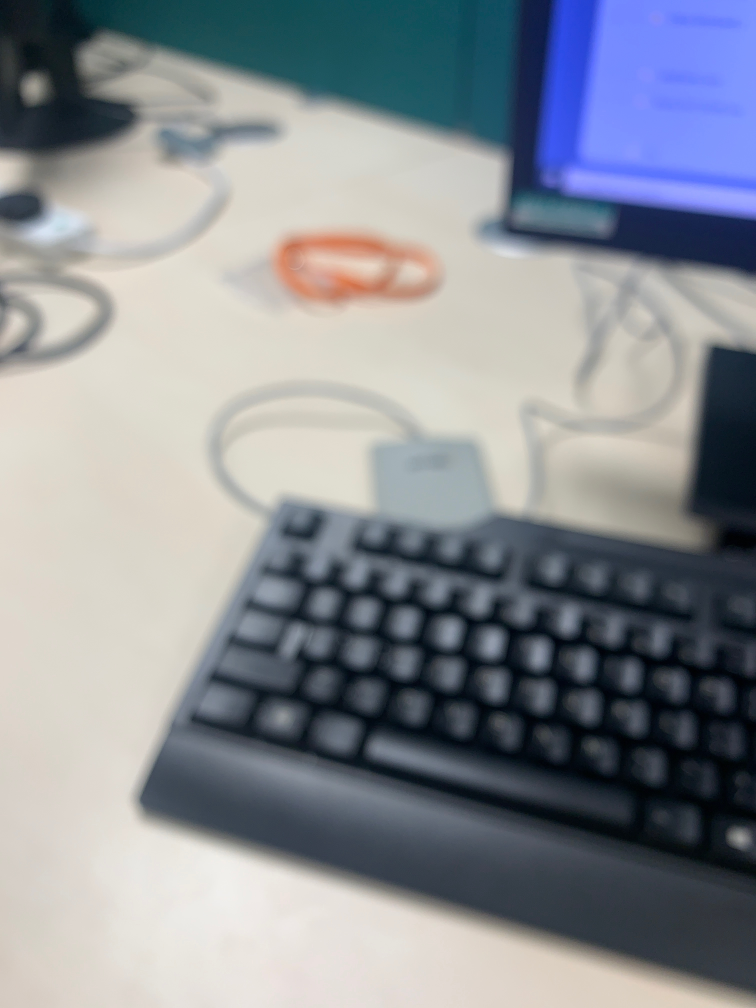
#> input picture image_processing/image_analysis/variance/data/Focus_Sweep_images/image_1.jpeg, 3024 x 4032 px, found by its file name (shown at 1/4 size)
$ python variance_of_laplacian.py
#> lines starting #> are read from the running program, lines starting #| are printed output that depends on the picture; long printed decimals are rounded
# ---------------------------------------------------------------
# Script name : variance_of_laplacian.py
# Created by  : Enda Stockwell
# ---------------------------------------------------------------
# Description:
# Find variance of laplacian of sample focal sweep images
#   Captured on iPhone
# ---------------------------------------------------------------

import cv2 as cv
import numpy as np
from matplotlib import pyplot as plt

img1 = cv.imread('data\Focus_Sweep_images\image_1.jpeg')
#> img1 is the input picture: shape (4032, 3024, 3); mean B, G, R 148.2, 142, 137.7
img2 = cv.imread('data\Focus_Sweep_images\image_2.jpeg')
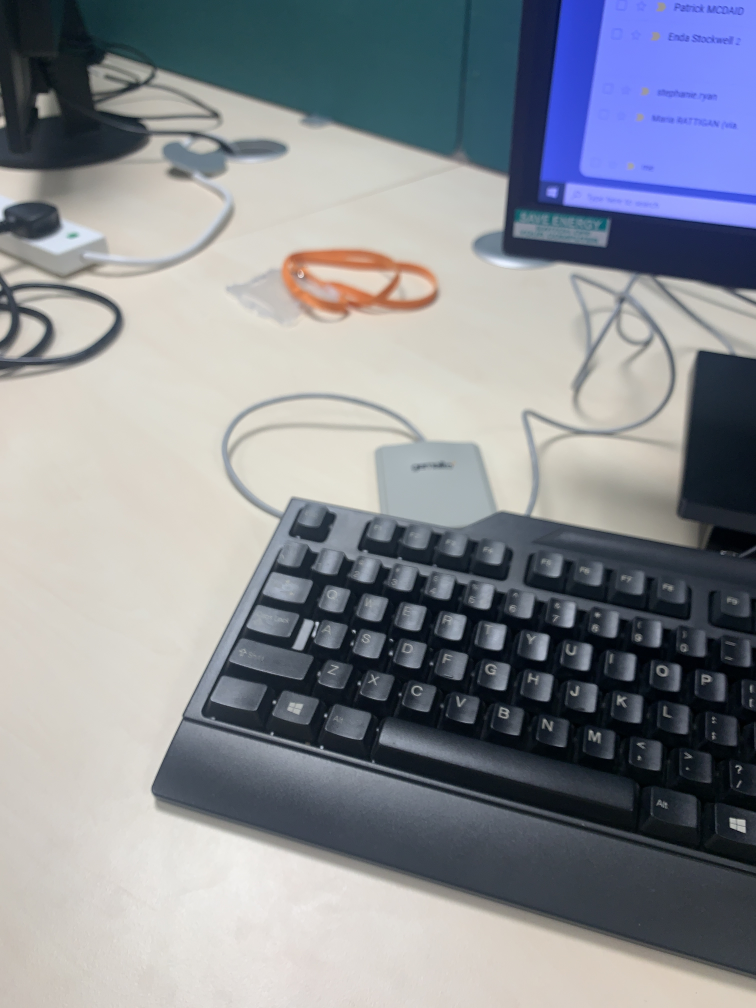
#> input picture image_processing/image_analysis/variance/data/Focus_Sweep_images/image_2.jpeg, 3024 x 4032 px, found by its file name (shown at 1/4 size)
#> img2 is the input picture: shape (4032, 3024, 3); mean B, G, R 147.5, 140.9, 137.3
img3 = cv.imread('data\Focus_Sweep_images\image_3.jpeg')
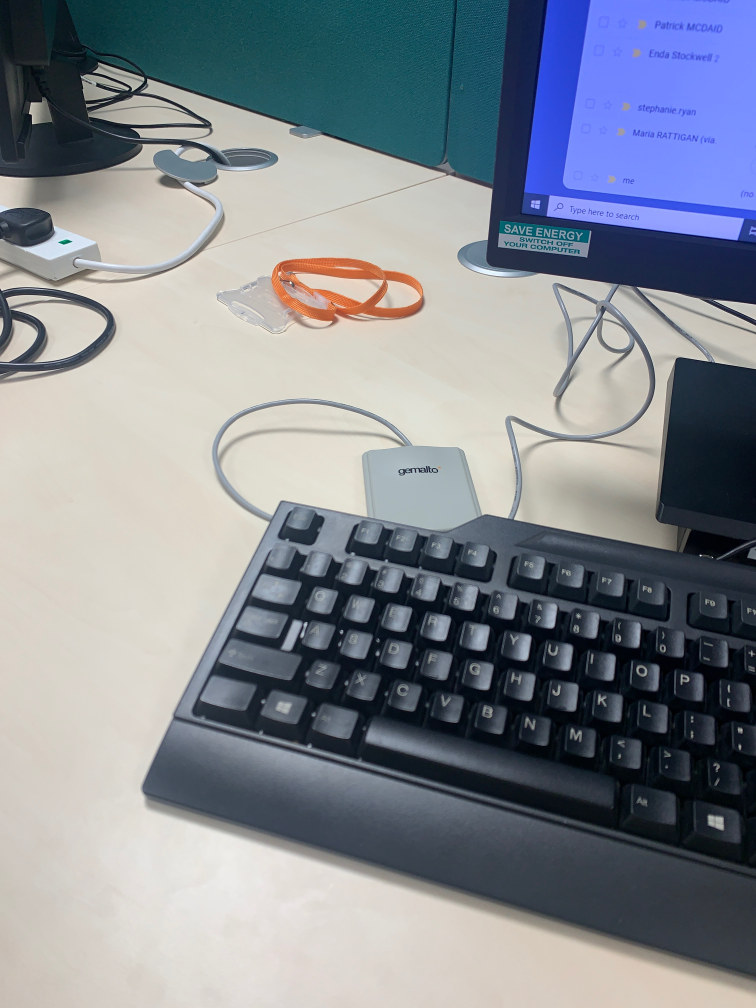
#> input picture image_processing/image_analysis/variance/data/Focus_Sweep_images/image_3.jpeg, 3024 x 4032 px, found by its file name (shown at 1/4 size)
#> img3 is the input picture: shape (4032, 3024, 3); mean B, G, R 145.7, 137.5, 131.8
img4 = cv.imread('data\Focus_Sweep_images\image_4.jpeg')
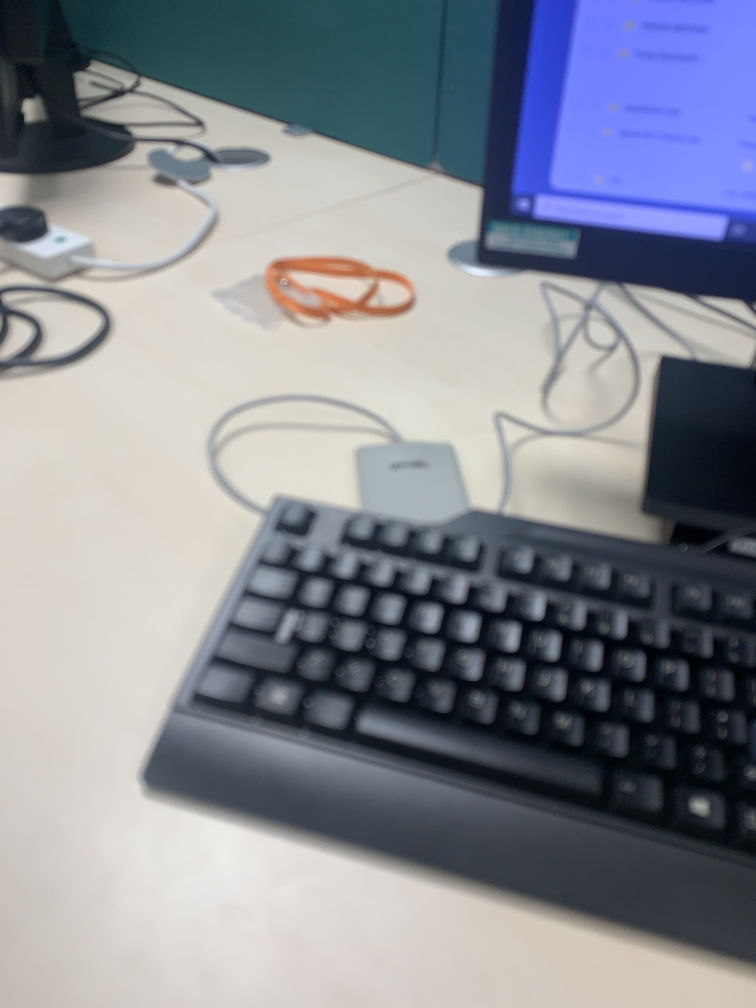
#> input picture image_processing/image_analysis/variance/data/Focus_Sweep_images/image_4.jpeg, 3024 x 4032 px, found by its file name (shown at 1/4 size)
#> img4 is the input picture: shape (4032, 3024, 3); mean B, G, R 146.6, 137.7, 133.9
img5 = cv.imread('data\Focus_Sweep_images\image_5.jpeg')
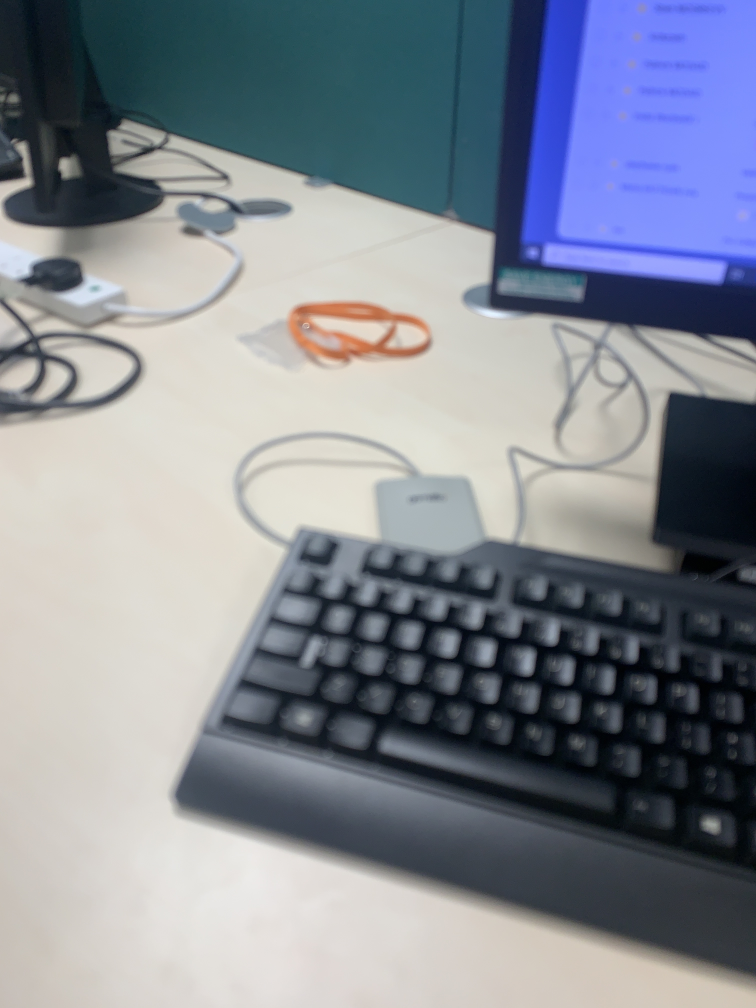
#> input picture image_processing/image_analysis/variance/data/Focus_Sweep_images/image_5.jpeg, 3024 x 4032 px, found by its file name (shown at 1/4 size)
#> img5 is the input picture: shape (4032, 3024, 3); mean B, G, R 147, 136.7, 131.3

height = int(img1.shape[1])
#> height = 3024
width = int(img1.shape[0])
#> width = 4032

resized1 = cv.resize(img1, (width//6, height//4), interpolation=cv.INTER_CUBIC)
resized2 = cv.resize(img2, (width//6, height//4), interpolation=cv.INTER_CUBIC)

# cv.imshow('Resized Image 1', resized1)
# cv.imshow('Resized Image 2', resized2)


# Blurring photo
blur1 = cv.GaussianBlur(resized1, (3, 3), 0)
blur2 = cv.GaussianBlur(resized2, (3, 3), 0)
# cv.imshow('Blur', blur)

# Converting to grayscale
gray1 = cv.cvtColor(blur1, cv.COLOR_BGR2GRAY)
gray2 = cv.cvtColor(blur2, cv.COLOR_BGR2GRAY)


# Canny filter (edge detection)
# canny1 = cv.Canny(blur1, 125, 175)
# canny2 = cv.Canny(blur2, 125, 175)
#cv.imshow('Canny of grescaled, blurred image', canny)

# Apply Laplace function
dst1 = cv.Laplacian(gray1, cv.CV_16S, 3)
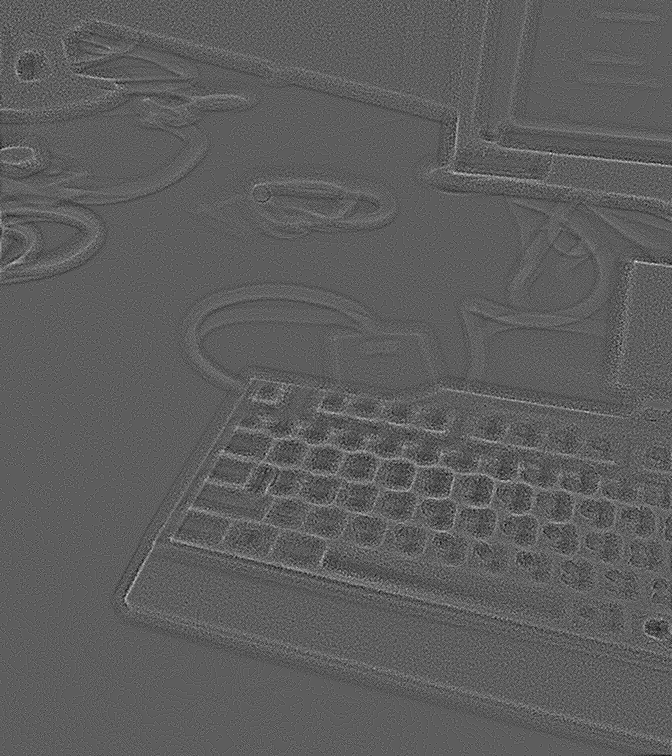
#> dst1: shape (756, 672) int16; min -14, max 24, mean 0; drawn with min black and max white
dst2 = cv.Laplacian(gray2, cv.CV_16S, 3)
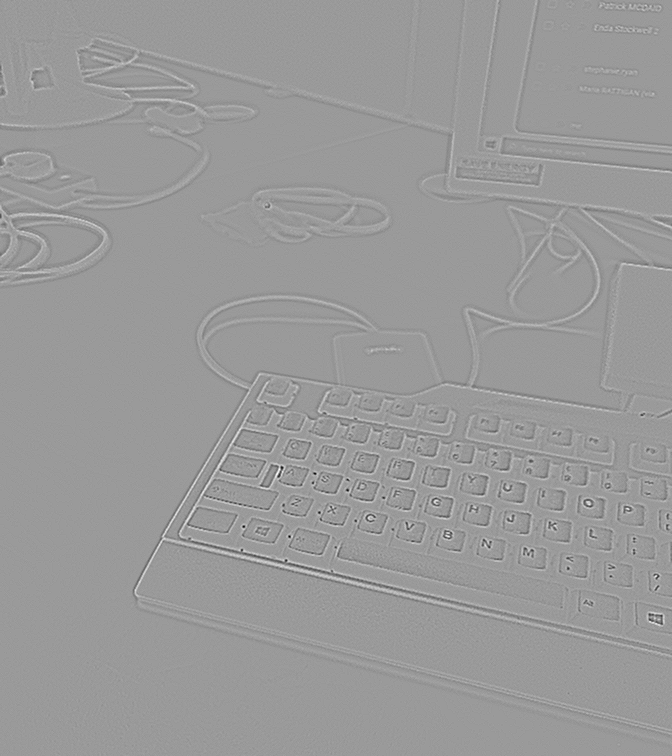
#> dst2: shape (756, 672) int16; min -119, max 78, mean 0; drawn with min black and max white

# converting back to uint8
abs_dst1 = cv.convertScaleAbs(dst1)
abs_dst2 = cv.convertScaleAbs(dst2)
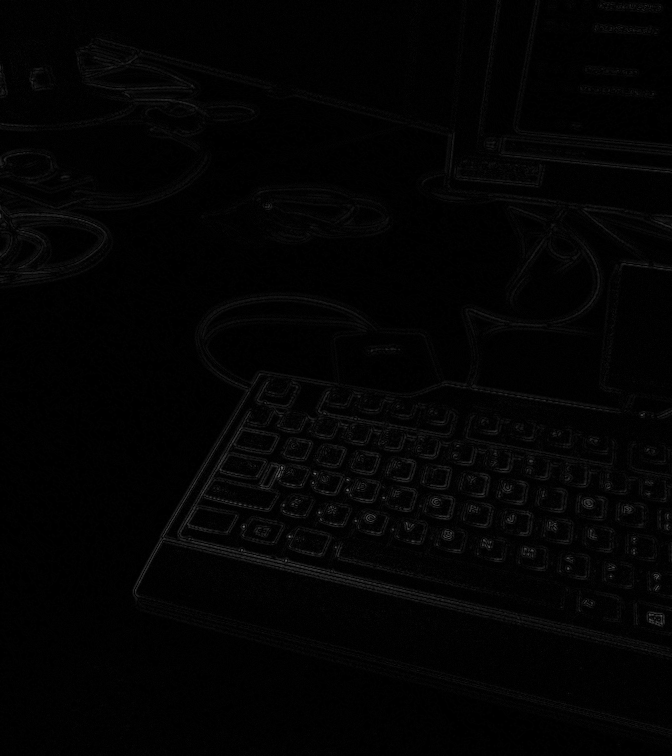
#> abs_dst2: shape (756, 672); min 0, max 119, mean 3.1

cv.imshow("Image 1 with laplace applied", abs_dst1)
cv.imshow("Image 2 with laplace applied", abs_dst2)


# Compute the Laplacian of the image and then return the focus
# measure, which is simply the variance of the Laplacian

# print("Image 1 = shortest focal distance (0)\nImage 5 = longest focal distance (inf)")
print("Varience of Laplacian (image 1):", cv.Laplacian(img1, cv.CV_64F).var())
#| Varience of Laplacian (image 1): 35.273
print("Varience of Laplacian 2:", cv.Laplacian(img2, cv.CV_64F).var())
#| Varience of Laplacian 2: 57.762
print("Varience of Laplacian 3:", cv.Laplacian(img3, cv.CV_64F).var())
#| Varience of Laplacian 3: 121.809
print("Varience of Laplacian 4:", cv.Laplacian(img4, cv.CV_64F).var())
#| Varience of Laplacian 4: 46.238
print("Varience of Laplacian 5:", cv.Laplacian(img5, cv.CV_64F).var())
#| Varience of Laplacian 5: 47.657


cv.waitKey(0)
